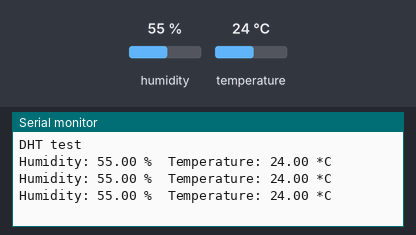
Recording of a sketch running on a simulated Arduino Uno, built with avr-gcc and run on an emulated ATmega328P. On the bench: the last lines printed to the serial monitor. Wiring (inferred from the names in the program): DHT22 sensor: data pin 7. The inputs (shaded band) are chosen by the test bench; at power-on: humidity 55 %, temperature 24 °C.

Above: at 3.3 s.
3.4 s: humidity set to 22 %
At 6.3 s:
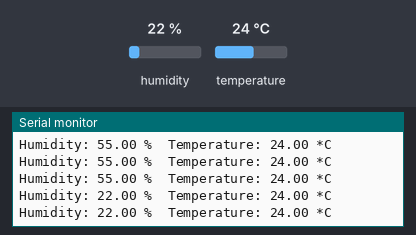
6.5 s: temperature set to 12 °C
At 9.1 s:
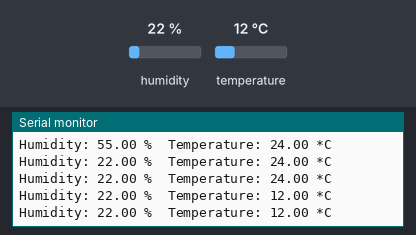
9.6 s: humidity set to 40 %
At 11.4 s:
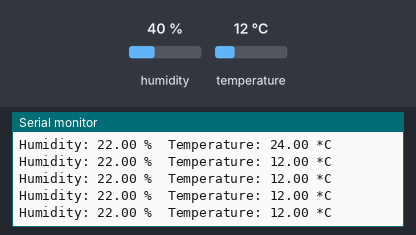
Timing chart, 0 to 12.9 s (numbered marks = the images above; inputs shaded):
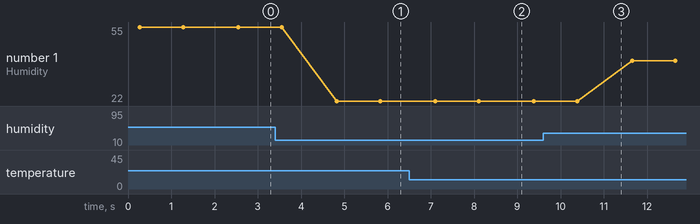

The sketch:

TempAndHumid.ino
```cpp
#include "DHT.h"

#define DHTPIN 7                // what pin we are connected to

#define DHTTYPE DHT22           // DHT 22 (AM2302)

DHT dht(DHTPIN, DHTTYPE);

void setup() {
  // put your setup code here, to run once:
  Serial.begin(9600);
  Serial.println("DHT test");

  dht.begin();
}

void loop() {
  // reading temperature or humidity takes about 250 milliseconds!
  // Sensor readings may also be up to 2 seconds 'old' (its a very slow sensor)
  float h = dht.readHumidity();
  float t = dht.readTemperature();

  // check if the returns are valid, if they are NaN (not a number) then something went wrong!
  if (isnan(t) || isnan(h)) {
    Serial.println("Failed to read from DHT");
  }
  else {
    Serial.print("Humidity: ");
    Serial.print(h);
    Serial.print(" %\t");
    Serial.print("Temperature: ");
    Serial.print(t);
    Serial.println(" *C");
  }
  delay(1000);
}
```

Measured:
- after the input at 3.4 s, the serial monitor: prints a new line after 1.4 s (image 1)
- after the input at 6.5 s, the serial monitor: prints a new line after 0.60 s (image 2)
- plotted number 1: 55 → 22 after the input at 3.4 s, 22 → 40 after the input at 9.6 s
